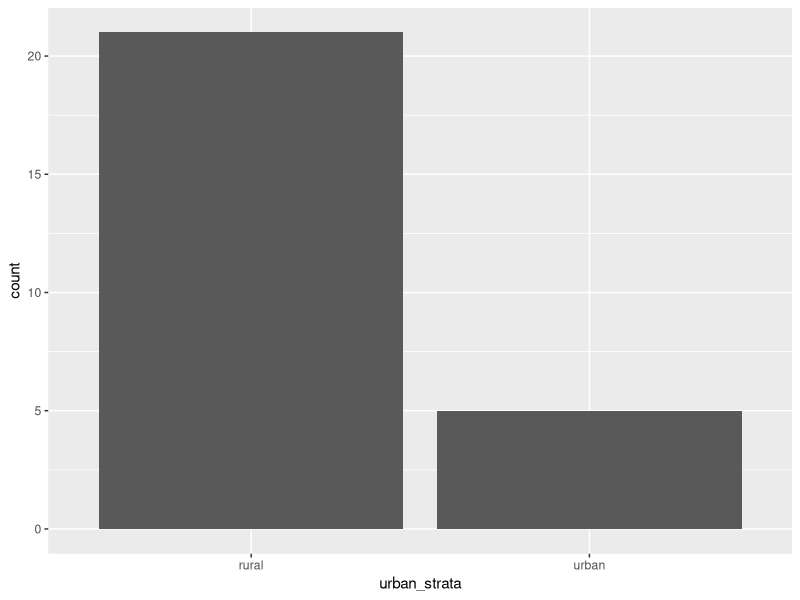
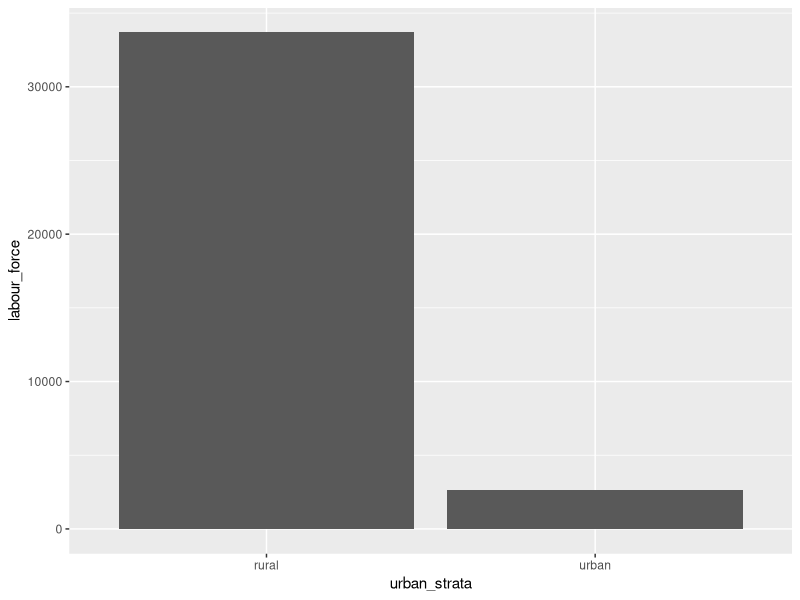
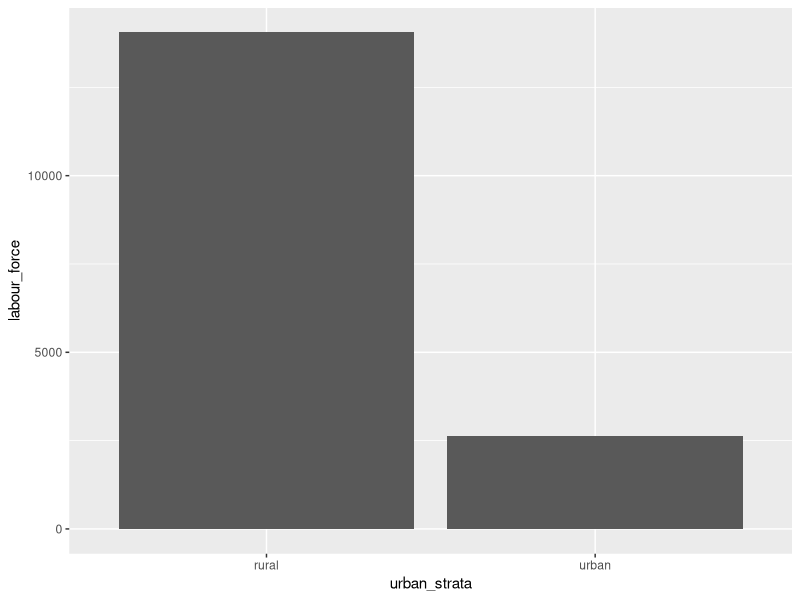
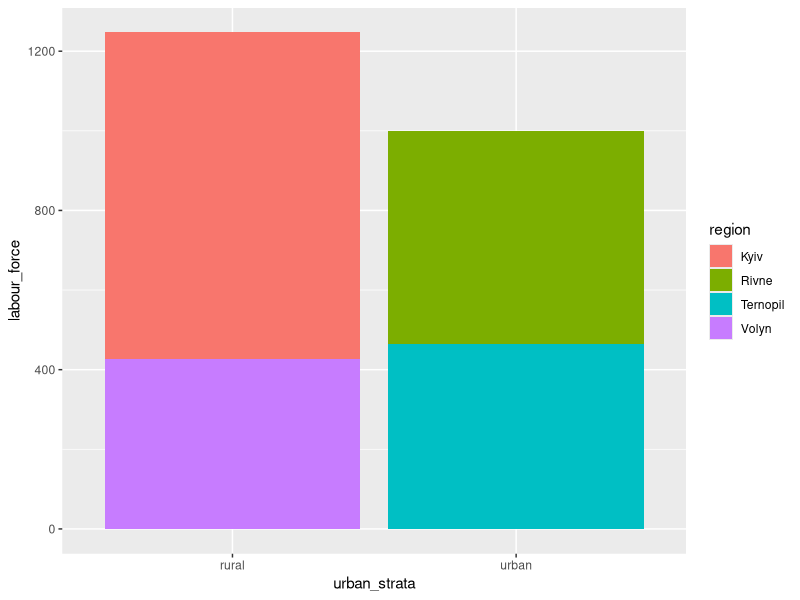
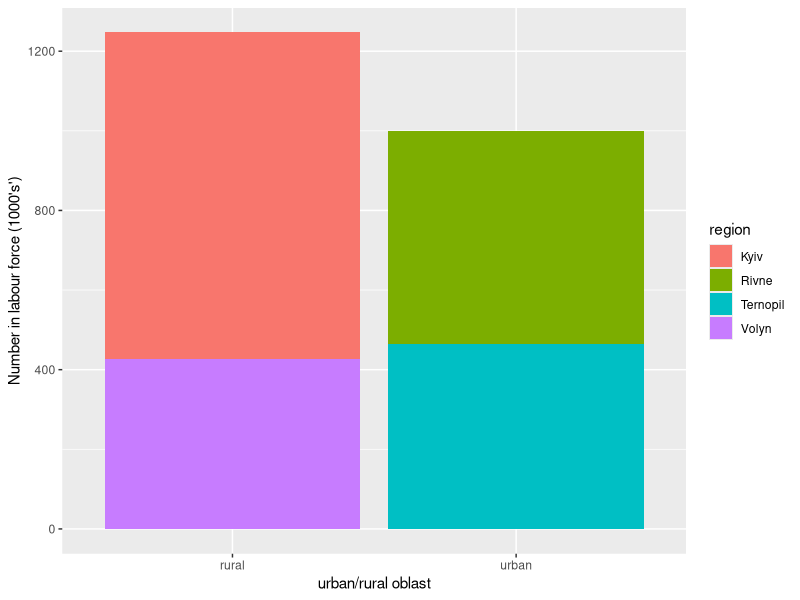
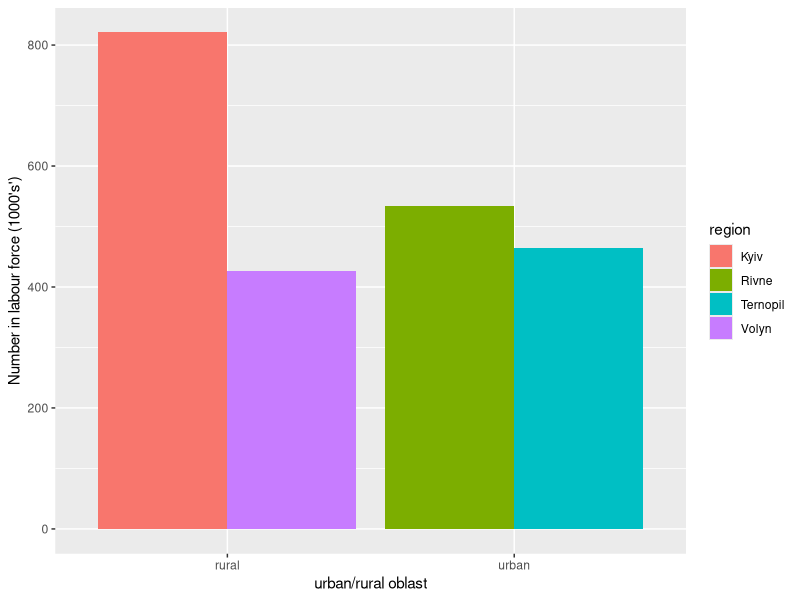
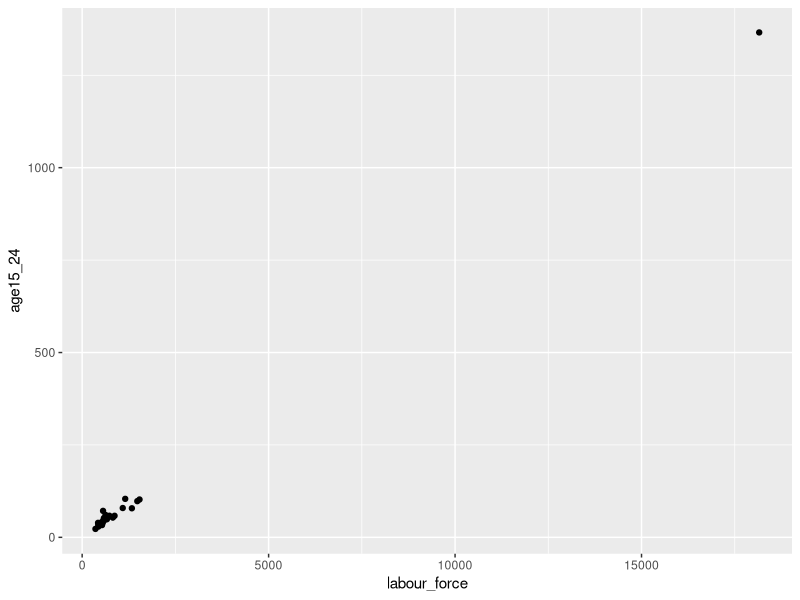
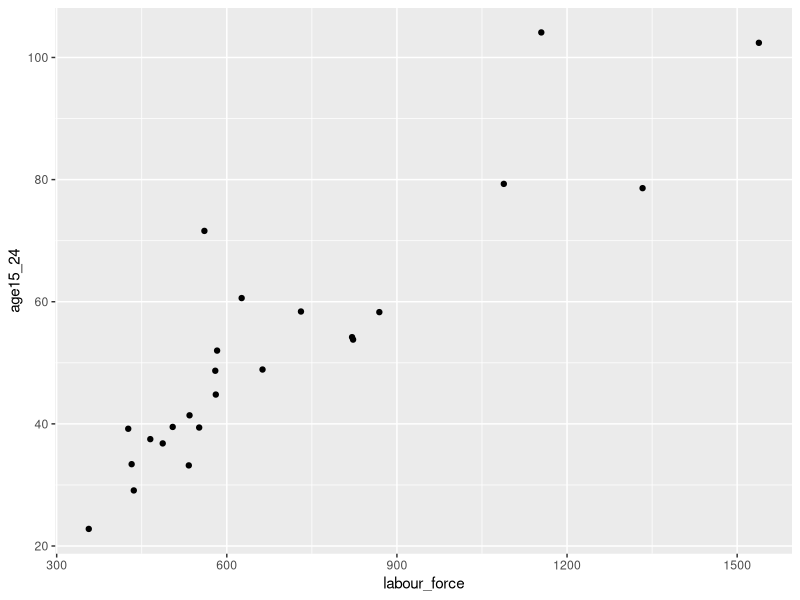

Reproduce these figures in R, in order.
# Example code for R Introduction course - DAY 1

#### Create new variables ####
library(tidyverse)

# Read in labour force data
labourdata <- read_csv2("./data/labour_force.csv")
glimpse(labourdata)

# Create a new variable (Number of 15-29 year olds in labour force)
labourdata %>%
  mutate(age15_29 = age15_24 + age25_29)
glimpse(labourdata)

labourdata <- labourdata %>%
  mutate(age15_29 = age15_24 + age25_29)
glimpse(labourdata)

# Percent labour force in population
labourdata <- labourdata %>%
  mutate(labour_perc = age15_70/total * 1000)

# Create a new variable using ifelse
labourdata <- labourdata %>%
  mutate(region_type = ifelse(region == "Ukraine", "national", "oblast"),
         region_type = ifelse(region == "Kyiv_city", "city", region_type))
View(labourdata)




#### Select rows ####
# Look at data for the whole country
labourdata %>%
  filter(region == "Ukraine")

# Look at regions Kyiv and Volyn
labourdata %>%
  filter(region %in% c("Kyiv", "Volyn"))

# Look at data for oblast with labour force more than 1.5 million (but exclude Ukraine total)
labourdata %>%
  filter(labour_force > 1500, region_type == "oblast")






#### Select som variables/rows ####
labourdata %>%
  select(region, age15_70)

labourdata %>%
  filter(labour_force < 500, region_type == "oblast") %>%
  select(region, age15_24)



#### Summary ####
labourdata %>%
  summarise(labour_force_average = mean(age15_70))

labourdata %>%
  filter(region_type == "oblast") %>%
  summarise(oblast_average = mean(age15_70))

# labour force as percentage of total population
labourdata %>%
  filter(region_type == "oblast") %>%
  summarise(oblast_average = mean(labour_perc))

# How many oblasts in data?
labourdata %>%
  filter(region_type == "oblast") %>%
  summarise(count = n())
  


#### Gruppering ####
labourdata %>%
  group_by(region_type) %>%
  summarise(average_labour_force = mean(age15_70))

# create variable for urban/rural
labourdata <- labourdata %>% 
  mutate(perc_urban = urban/total,
         urban_strata = ifelse(perc_urban >=.5, "urban", "rural"))

# create table for number urban by region type
labourdata %>%
  group_by(region_type, urban_strata) %>%
  summarise(antall = n()) 

labourdata %>%
  group_by(region_type, urban_strata) %>%
  summarise(antall = n()) 

labourdata %>%
  group_by(region_type, urban_strata) %>%
  summarise(antall = n()) %>%
  spread(urban_strata, antall)






###########################################################################################
# DAY 2: Part 2

#### Join/merge datasets ####
oblasts <- read_csv2("./data/oblasts.csv")

# rename oblasts to region
oblasts <- oblasts %>%
  rename(region = oblasts)

# Join datasets: keep all in the left/first dataset
labourdata <- left_join(labourdata, oblasts)
View(labourdata)



#### Bar plot ####
labourdata %>% ggplot(aes(urban_strata)) + 
  geom_bar()

# number in labour force by urban/rural
labourdata %>%
  ggplot(aes(x = urban_strata, y = labour_force)) +
  geom_bar(stat = "identity")

# filter for oblasts
labourdata %>%
  filter(region_type == "oblast") %>%
  ggplot(aes(x = urban_strata, y = labour_force)) +
  geom_bar(stat = "identity") #+
  #scale_y_continuous(labels = scales::comma)

# Filter for Kyiv, Volyn, Ternopil and Rivne and colour
labourdata %>%
  filter(region_type == "oblast", 
         region %in% c("Kyiv", "Volyn", "Ternopil", "Rivne")) %>%
  ggplot(aes(x = urban_strata, y = labour_force, fill = region)) +
  geom_bar(stat = "identity")

# add axis names
labourdata %>%
  filter(region_type == "oblast", 
         region %in% c("Kyiv", "Volyn","Ternopil", "Rivne")) %>%
  ggplot(aes(x = urban_strata, y = labour_force, fill = region)) +
  geom_bar(stat = "identity") + 
  xlab("urban/rural oblast") + 
  ylab("Number in labour force (1000's')")


labourdata %>%
  filter(region_type == "oblast", 
         region %in% c("Kyiv", "Volyn","Ternopil", "Rivne")) %>%
  ggplot(aes(x = urban_strata, y = labour_force, fill = region)) +
  geom_bar(stat = "identity", position = "dodge") + 
  xlab("urban/rural oblast") + 
  ylab("Number in labour force (1000's')")




#### Scatter plot ####
labourdata %>%
  ggplot(aes(x = labour_force, y = age15_24)) + 
  geom_point()

# filter for oblasts
labourdata %>%
  filter(region_type == "oblast") %>%
  ggplot(aes(x = labour_force, y = age15_24)) + 
  geom_point()

# Add regression line
labourdata %>%
  filter(region_type == "oblast") %>%
  ggplot(aes(x = labour_force, y = age15_24)) + 
  geom_point() + 
  geom_smooth(method = "lm")

# colour by urban/rural
labourdata %>%
  filter(region_type == "oblast") %>%
  ggplot(aes(x = labour_force, y = age15_24)) + 
  geom_point(aes(color = urban_strata))




#### Save plot ####
png(file = "labour_force_youth.png")

labourdata %>%
  filter(region_type == "oblast") %>%
  ggplot(aes(x = labour_force, y = age15_24)) + 
  geom_point(aes(color = urban_strata))

dev.off()




#### Export to excel ####
library(openxlsx)
write.xlsx(labourdata, file = "labour_data.xlsx")

